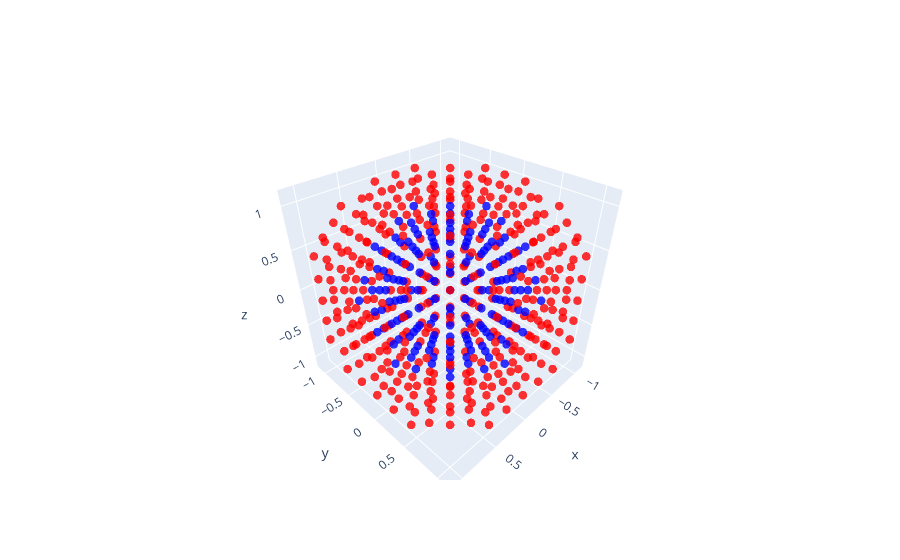

Notebook code cell kept with this figure:
### Code cell
fig = go.Figure()

# Create color array: red if value > iso, blue otherwise
colors = ['red' if v > iso else 'blue' for v in drop_distances.cpu().numpy()]

drop_grid_vertices_np = drop_grid_vertices.cpu().numpy()
print("drop_grid_vertices_np:", drop_grid_vertices_np.shape)

# Add grid points as scatter plot
fig.add_trace(go.Scatter3d(
    x=drop_grid_vertices_np[:, 0],
    y=drop_grid_vertices_np[:, 1],
    z=drop_grid_vertices_np[:, 2],
    mode='markers',
    marker=dict(size=5, color=colors, opacity=0.8),
    name='Grid Points'
))

### Figure 1 — Plotly figure (JSON) as saved in the notebook; plotly's stock layout.template omitted (floating-point values rounded to 4 significant figures; data arrays with more than 128 entries replaced by an {"elided": "..."} marker saying what was removed)
{"data": [{"marker": {"color": {"elided": "564 str values"}, "opacity": 0.8, "size": 5}, "mode": "markers", "name": "Grid Points", "type": "scatter3d", "x": {"elided": "564 float values"}, "y": {"elided": "564 float values"}, "z": {"elided": "564 float values"}}], "layout": {}}
